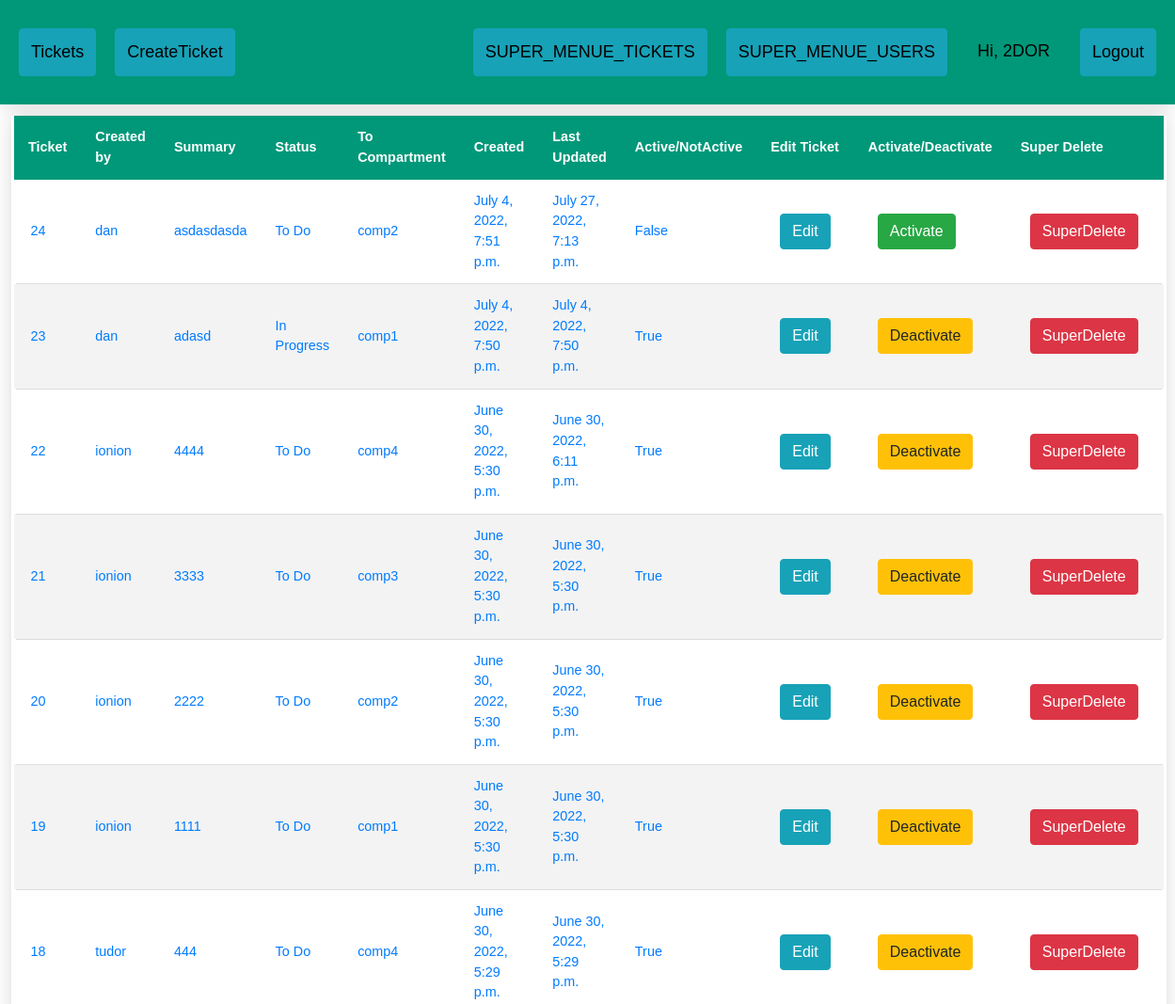
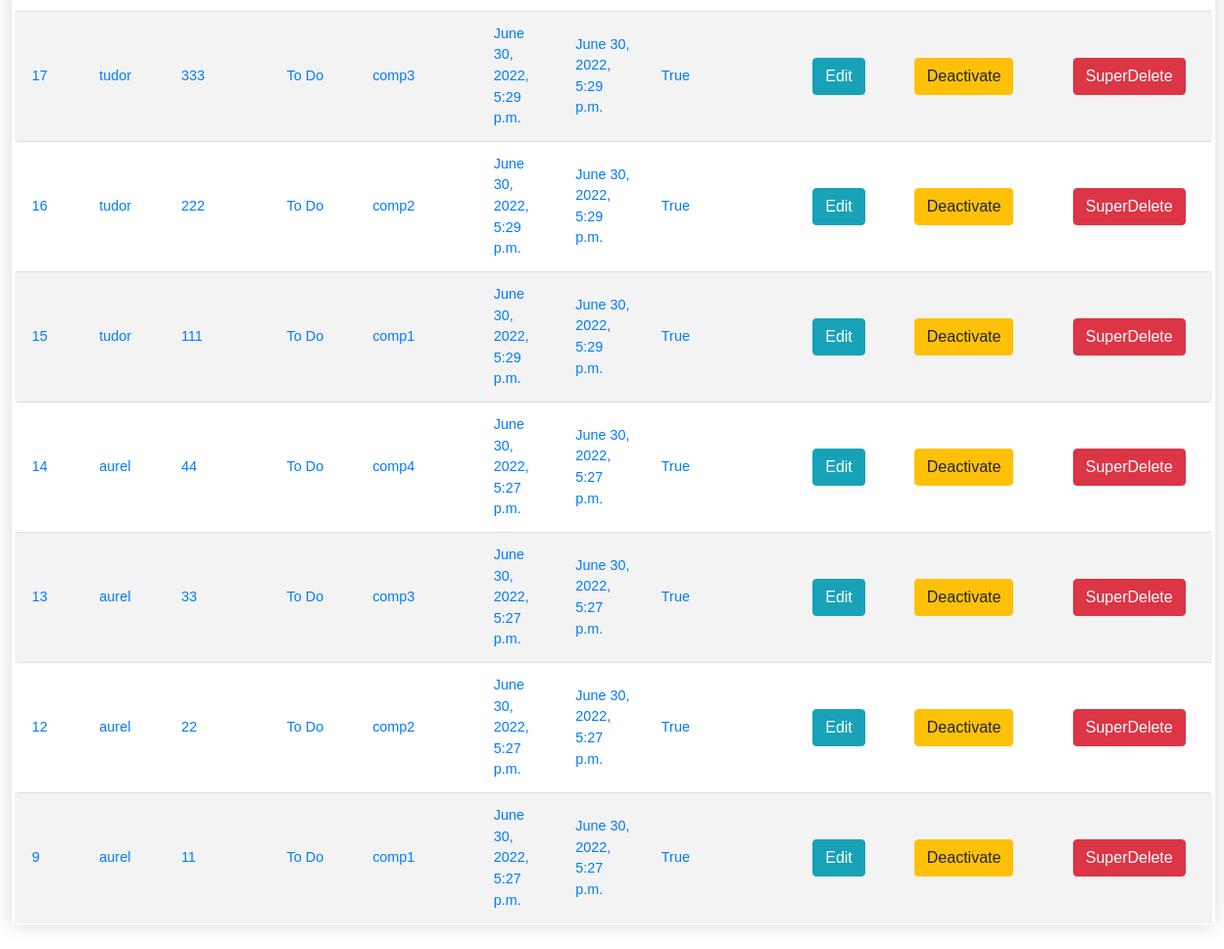
The page /SuperMenueTickets/ (signed in) on the database as committed earlier (2 pictures, top to bottom).
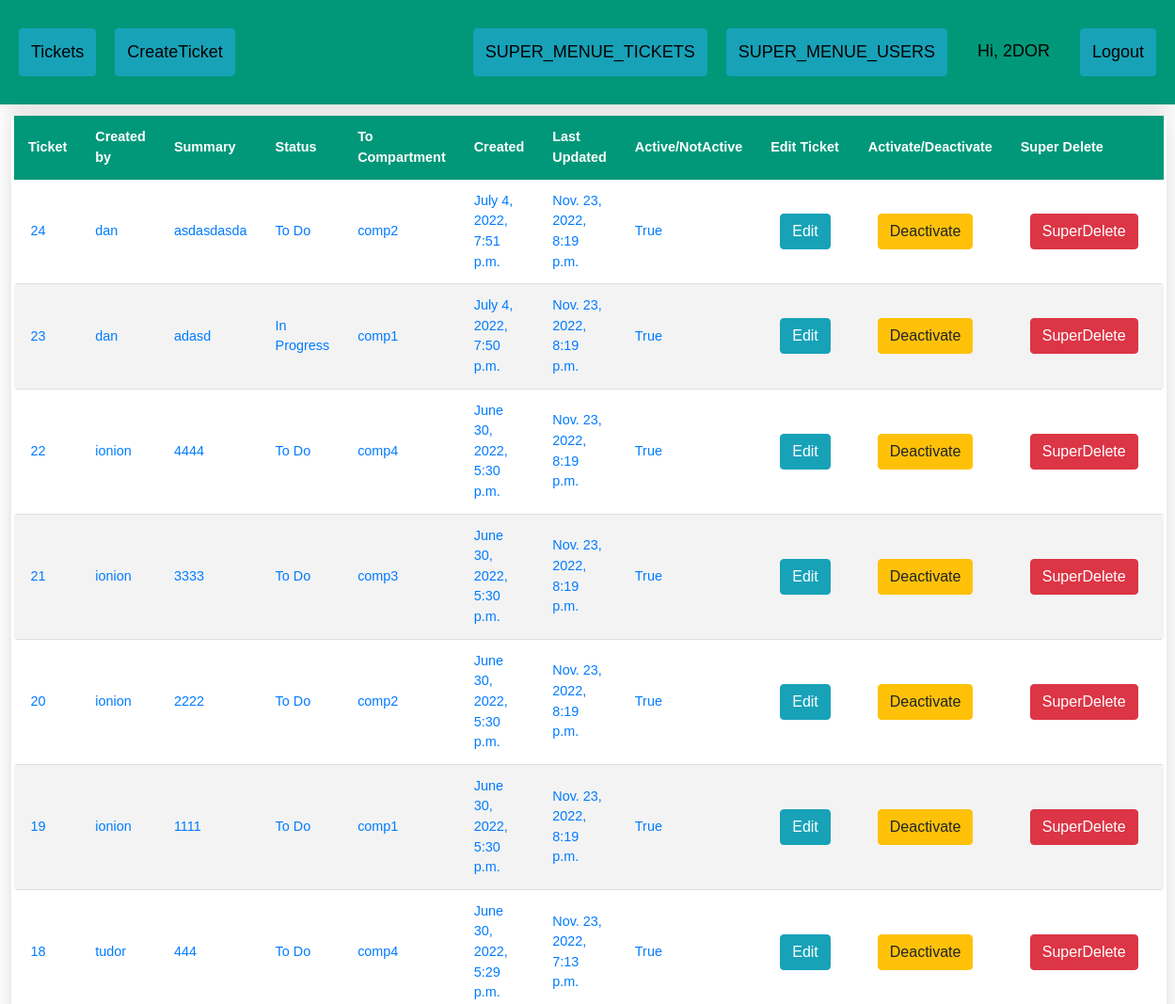
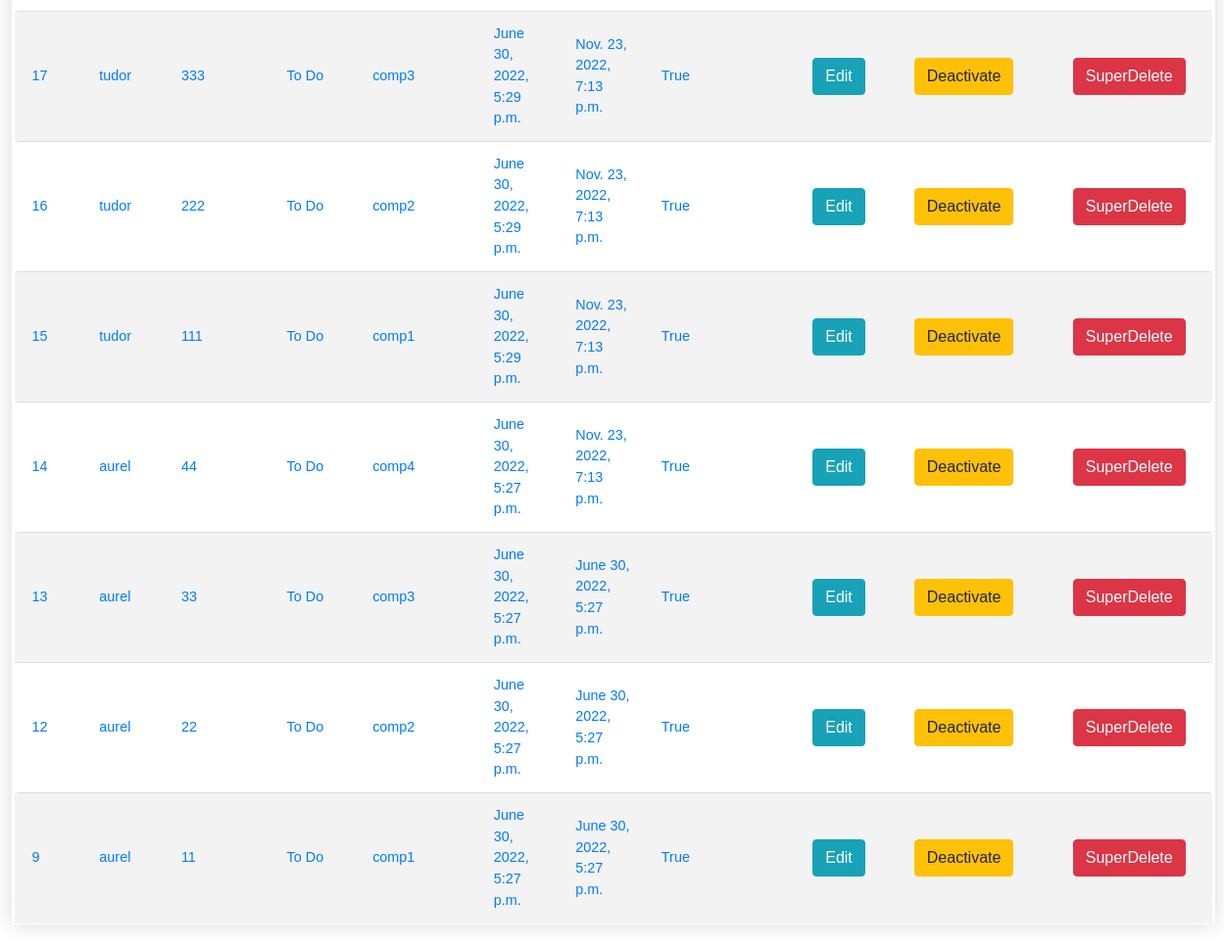
The same page on the database as committed later (2 pictures, top to bottom).
### ticketApp/models.py (models this page shows)
class Ticket(models.Model):
	title = models.CharField(max_length=100)
	assignee = models.ForeignKey(User, null=True, blank=True, on_delete=models.CASCADE)
	status = models.CharField(max_length=25, choices=TicketStatus.choices, default=TicketStatus.TO_DO)
	compartment = models.CharField(max_length=25, choices=Compartiment.choices, default=None, null=False, blank=False)
	description = models.TextField()
	created_at = models.DateTimeField('created at', auto_now_add=True)
	updated_at = models.DateTimeField('updated at', auto_now=True)
	active = models.BooleanField(default=1)

### ticketApp/views.py (the view)
# urls.py: path('SuperMenueTickets/', views.super_menue_tickets, name='super_menue_tickets'),
@login_required
def super_menue_tickets(request):
	if request.user.is_superuser:
		tickets = Ticket.objects.order_by('-created_at')
		return render(request, 'super_menue_tickets.html', {'tickets': tickets})

### ticketApp/templates/super_menue_tickets.html (shortened to what this page needs)
{% extends 'base.html' %}
{% block content %}
<table class="styled-table" content="width=device-width, initial-scale=1, maximum-scale=1, minimum-scale=1">
    <thead>
    <tr>
        {% if user.is_superuser %}
        <th>Ticket</th>
        <th>Created by</th>
        <th>Summary</th>
        <th>Status</th>
        <th>To Compartment</th>
        <th>Created</th>
        <th>Last Updated</th>
        <th>Active/NotActive</th>
        <th>Edit Ticket</th>
        <th>Activate/Deactivate</th>
        <th>Super Delete</th>
        {% endif %}
    </tr>
    </thead>
    {% if user.is_authenticated %}
    <tbody>
    {% for ticket in tickets %}
    {% if user.is_superuser %}
    <tr>
        <td><a href="/ticket/{{ticket.id}}">{{ticket.id}}</a></td>
        <td><a href="/ticket/{{ticket.id}}">{{ticket.assignee}}</a></td>
        <td><a href="/ticket/{{ticket.id}}">{{ticket.title}}</a></td>
        <td><a href="/ticket/{{ticket.id}}">{{ticket.status}}</a></td>
        <td><a href="/ticket/{{ticket.id}}">{{ticket.compartment}}</a></td>
        <td><a href="/ticket/{{ticket.id}}">{{ticket.created_at}}</a></td>
        <td><a href="/ticket/{{ticket.id}}">{{ticket.updated_at}}</a></td>
        <td><a href="/ticket/{{ticket.id}}">{{ticket.active}}</a></td>
        <td><a href="{% url 'EditTicket' ticket.id %}" style="margin:10px;" class="btn btn-info">Edit</a></td>
        {% if ticket.active == True %}
        <td><a href="{% url 'DeactivateTicket' ticket.id %}" style="margin:10px;" class="btn btn-warning">Deactivate</a></td>
        {% else %}
        <td><a href="{% url 'ActiveTicket' ticket.id %}" style="margin:10px;" class="btn btn-success">Activate</a></td>
        {% endif %}
        <td><a href="{% url 'DeleteTicket' ticket.id %}" style="margin:10px;" class="btn btn-danger">SuperDelete</a></td>
    </tr>
    {% endif %}
    {% endfor %}
    </tbody>
    {% endif %}
</table>
{% endblock %}

### ticketApp/templates/base.html (shortened to what this page needs)
<!DOCTYPE html>
<html>
<head>
  {% load static %}
  <link rel="stylesheet" href="https://stackpath.bootstrapcdn.com/bootstrap/4.4.1/css/bootstrap.min.css"
>
  <link rel="stylesheet" type="text/css" href="{% static 'css/style.css' %}">
</head>
<body>
  <div class="header">
    <a href="{% url 'index' %}" style="margin:10px;" class="btn btn-info">Tickets</a>
    {% if user.is_authenticated %}
    <a href="{% url 'CreateTicket' %}" style="margin:10px;" class="btn btn-info">CreateTicket</a>
    {% endif %}
    <div class="header-right">
      {% if user.is_authenticated %}
      {% if user.is_superuser %}
      <a class="btn btn-info" href="{% url 'super_menue_tickets' %}" style="margin:10px;">SUPER_MENUE_TICKETS</a>
      <a class="btn btn-info" href="{% url 'super_menue_users' %}" style="margin:10px;">SUPER_MENUE_USERS</a>
      {% endif %}
          <a style="margin:10px;" >Hi, {{ request.user.username|upper }}</a>
      <a class="btn btn-info" href="/logout_request" style="margin:10px;">Logout</a>
      {% else %}
      <a href="{% url 'login_request' %}" class="btn btn-info">Login</a>
      {% endif %}
    </div>
  </div>
   <div id="body">
   {% block content %}{% endblock %}
  </div>
</body>
</html>

### ticketApp/static/css/style.css (style rules this page uses)
.header { overflow: hidden; background-color: #009879; padding: 20px 10px; min-width: 200px; box-shadow: 0 0 20px rgba(0, 0, 0, 0.15); }
.header a { float: left; color: black; text-align: center; padding: 12px; text-decoration: none; font-size: 18px; font-family: sans-serif; line-height: 25px; border-radius: 4px; }
.header-right { float: right; }
.styled-table { border-collapse: collapse; margin: 25px 0; width:98%; margin-top: 1%; margin-left:1%; margin-right:1%; font-size: 0.9em; font-family: sans-serif; min-width: 200px; box-shadow: 0 0 20px rgba(0, 0, 0, 0.15); }
.styled-table thead tr { background-color: #009879; color: #ffffff; text-align: left; }
.styled-table th, .styled-table td { padding: 12px 15px; }
.styled-table tbody tr { border-bottom: 1px solid #dddddd; }
.styled-table tbody tr:nth-of-type(even) { background-color: #f3f3f3; }
.styled-table tbody tr:last-of-type { border-bottom: 2px solid transparent; }
.styled-table tbody tr { border-right: 5px solid transparent; border-left: 5px solid transparent; }

Rows that differ between the two databases and show on the page:
changed Ticket "asdasdasda": updated_at "July 27, 2022, 7:13 p.m." → "Nov. 23, 2022, 8:19 p.m."; active "False" → "True"; active "Activate" → "Deactivate"
changed Ticket "adasd": updated_at "July 4, 2022, 7:50 p.m." → "Nov. 23, 2022, 8:19 p.m."
changed Ticket id 22: updated_at "June 30, 2022, 6:11 p.m." → "Nov. 23, 2022, 8:19 p.m."
changed Ticket id 21: updated_at "June 30, 2022, 5:30 p.m." → "Nov. 23, 2022, 8:19 p.m."
changed Ticket id 20: updated_at "June 30, 2022, 5:30 p.m." → "Nov. 23, 2022, 8:19 p.m."
changed Ticket id 19: updated_at "June 30, 2022, 5:30 p.m." → "Nov. 23, 2022, 8:19 p.m."
changed Ticket id 18: updated_at "June 30, 2022, 5:29 p.m." → "Nov. 23, 2022, 7:13 p.m."
changed Ticket id 17: updated_at "June 30, 2022, 5:29 p.m." → "Nov. 23, 2022, 7:13 p.m."
changed Ticket id 16: updated_at "June 30, 2022, 5:29 p.m." → "Nov. 23, 2022, 7:13 p.m."
changed Ticket id 15: updated_at "June 30, 2022, 5:29 p.m." → "Nov. 23, 2022, 7:13 p.m."
changed Ticket id 14: updated_at "June 30, 2022, 5:27 p.m." → "Nov. 23, 2022, 7:13 p.m."
